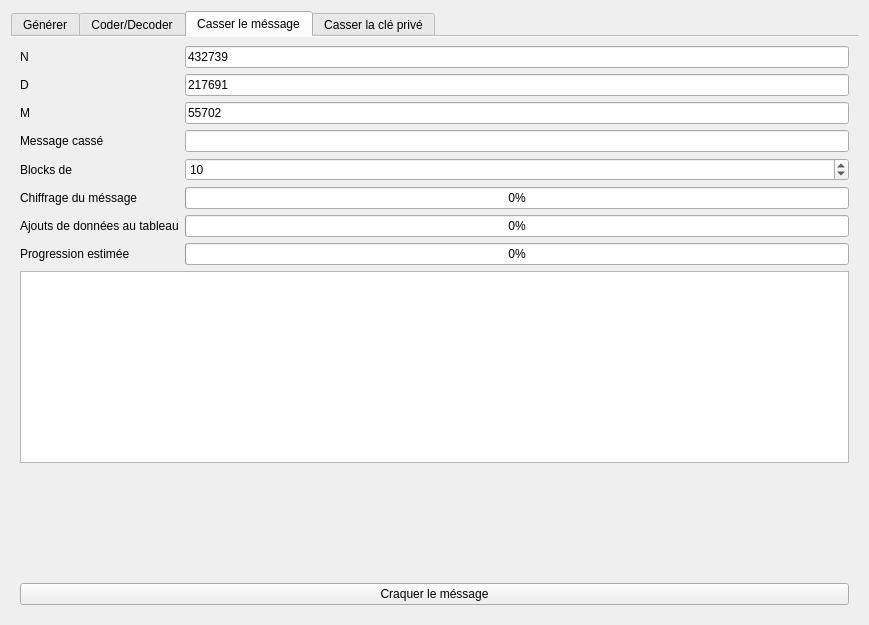
<?xml version="1.0" encoding="UTF-8"?>
<ui version="4.0">
 <class>fenetre</class>
 <widget class="QWidget" name="fenetre">
  <property name="geometry">
   <rect>
    <x>0</x>
    <y>0</y>
    <width>869</width>
    <height>625</height>
   </rect>
  </property>
  <property name="windowTitle">
   <string>Chiffrement RSA</string>
  </property>
  <layout class="QVBoxLayout" name="verticalLayout_3">
   <item>
    <widget class="QTabWidget" name="RSAInterface">
     <property name="styleSheet">
      <string notr="true"/>
     </property>
     <property name="currentIndex">
      <number>2</number>
     </property>
     <property name="documentMode">
      <bool>true</bool>
     </property>
     <widget class="QWidget" name="generer">
      <attribute name="title">
       <string>Générer</string>
      </attribute>
      <layout class="QVBoxLayout" name="verticalLayout_2">
       <item>
        <layout class="QFormLayout" name="formLayout">
         <item row="0" column="0">
          <widget class="QLabel" name="label">
           <property name="text">
            <string>Premier 1</string>
           </property>
          </widget>
         </item>
         <item row="1" column="0">
          <widget class="QLabel" name="label_2">
           <property name="text">
            <string>Premier 2</string>
           </property>
          </widget>
         </item>
         <item row="0" column="1">
          <widget class="QLineEdit" name="Gpremier1">
           <property name="text">
            <string/>
           </property>
          </widget>
         </item>
         <item row="1" column="1">
          <widget class="QLineEdit" name="Gpremier2">
           <property name="text">
            <string/>
           </property>
          </widget>
         </item>
        </layout>
       </item>
       <item>
        <layout class="QHBoxLayout" name="horizontalLayout">
         <item>
          <widget class="QPushButton" name="GgenererCode">
           <property name="text">
            <string>Générer le code</string>
           </property>
          </widget>
         </item>
         <item>
          <widget class="QPushButton" name="GenvoyerCode">
           <property name="text">
            <string>Envoyer le code à l'onglet code</string>
           </property>
          </widget>
         </item>
        </layout>
       </item>
       <item>
        <layout class="QFormLayout" name="formLayout_5">
         <item row="1" column="0">
          <widget class="QLabel" name="label_8">
           <property name="text">
            <string>N</string>
           </property>
          </widget>
         </item>
         <item row="1" column="1">
          <widget class="QLineEdit" name="GN">
           <property name="text">
            <string/>
           </property>
           <property name="readOnly">
            <bool>true</bool>
           </property>
          </widget>
         </item>
         <item row="2" column="0">
          <widget class="QLabel" name="label_9">
           <property name="text">
            <string>D</string>
           </property>
          </widget>
         </item>
         <item row="3" column="0">
          <widget class="QLabel" name="label_10">
           <property name="text">
            <string>E</string>
           </property>
          </widget>
         </item>
         <item row="2" column="1">
          <widget class="QLineEdit" name="GD">
           <property name="readOnly">
            <bool>true</bool>
           </property>
          </widget>
         </item>
         <item row="3" column="1">
          <widget class="QLineEdit" name="GE">
           <property name="readOnly">
            <bool>true</bool>
           </property>
          </widget>
         </item>
         <item row="0" column="0">
          <widget class="QLabel" name="label_11">
           <property name="text">
            <string>Résultat</string>
           </property>
          </widget>
         </item>
         <item row="0" column="1">
          <widget class="QLineEdit" name="Gresultat">
           <property name="readOnly">
            <bool>true</bool>
           </property>
          </widget>
         </item>
        </layout>
       </item>
       <item>
        <widget class="QPushButton" name="G_btest">
         <property name="text">
          <string>test</string>
         </property>
        </widget>
       </item>
       <item>
        <widget class="QProgressBar" name="GProgressPremiers">
         <property name="value">
          <number>0</number>
         </property>
        </widget>
       </item>
       <item>
        <widget class="QProgressBar" name="GProgressED">
         <property name="value">
          <number>0</number>
         </property>
        </widget>
       </item>
       <item>
        <widget class="QProgressBar" name="GProgressChiffrement">
         <property name="value">
          <number>0</number>
         </property>
        </widget>
       </item>
       <item>
        <spacer name="verticalSpacer">
         <property name="orientation">
          <enum>Qt::Vertical</enum>
         </property>
         <property name="sizeHint" stdset="0">
          <size>
           <width>20</width>
           <height>40</height>
          </size>
         </property>
        </spacer>
       </item>
       <item>
        <layout class="QHBoxLayout" name="horizontalLayout_2">
         <item>
          <layout class="QFormLayout" name="GInterval">
           <item row="0" column="0">
            <widget class="QLabel" name="GlMin">
             <property name="text">
              <string>Minimum</string>
             </property>
            </widget>
           </item>
           <item row="1" column="0">
            <widget class="QLabel" name="GlMax">
             <property name="text">
              <string>Maximum</string>
             </property>
            </widget>
           </item>
           <item row="0" column="1">
            <widget class="QLineEdit" name="GMin">
             <property name="text">
              <string>2</string>
             </property>
             <property name="maxLength">
              <number>10</number>
             </property>
            </widget>
           </item>
           <item row="1" column="1">
            <widget class="QLineEdit" name="GMax">
             <property name="text">
              <string>2147483648</string>
             </property>
             <property name="maxLength">
              <number>10</number>
             </property>
            </widget>
           </item>
          </layout>
         </item>
         <item>
          <layout class="QVBoxLayout" name="verticalLayout">
           <item>
            <widget class="QPushButton" name="GrandomButton">
             <property name="text">
              <string>10 nombres premier aléatoires</string>
             </property>
            </widget>
           </item>
           <item>
            <widget class="QTextEdit" name="GrandomText">
             <property name="maximumSize">
              <size>
               <width>16777215</width>
               <height>200</height>
              </size>
             </property>
             <property name="readOnly">
              <bool>true</bool>
             </property>
            </widget>
           </item>
          </layout>
         </item>
        </layout>
       </item>
      </layout>
     </widget>
     <widget class="QWidget" name="chiffrer">
      <attribute name="title">
       <string>Coder/Decoder</string>
      </attribute>
      <layout class="QVBoxLayout" name="verticalLayout_4">
       <item>
        <widget class="QLabel" name="label_7">
         <property name="text">
          <string>&lt;!DOCTYPE HTML PUBLIC &quot;-//W3C//DTD HTML 4.0//EN&quot; &quot;http://www.w3.org/TR/REC-html40/strict.dtd&quot;&gt;
&lt;html&gt;&lt;head&gt;&lt;meta name=&quot;qrichtext&quot; content=&quot;1&quot; /&gt;&lt;style type=&quot;text/css&quot;&gt;
p, li { white-space: pre-wrap; }
&lt;/style&gt;&lt;/head&gt;&lt;body style=&quot; font-family:'MS Shell Dlg 2'; font-size:8pt; font-weight:400; font-style:normal;&quot;&gt;
&lt;p style=&quot; margin-top:12px; margin-bottom:12px; margin-left:0px; margin-right:0px; -qt-block-indent:0; text-indent:0px;&quot;&gt;Format Public : &lt;span style=&quot; color:#7d0000;&quot;&gt;M&lt;/span&gt;&lt;span style=&quot; color:#000080; vertical-align:super;&quot;&gt;D  &lt;/span&gt;%  &lt;span style=&quot; color:#008000;&quot;&gt;N&lt;/span&gt; = &lt;span style=&quot; color:#800000;&quot;&gt;M'&lt;/span&gt;&lt;/p&gt;
&lt;p style=&quot; margin-top:12px; margin-bottom:12px; margin-left:0px; margin-right:0px; -qt-block-indent:0; text-indent:0px;&quot;&gt;Format Privé :  &lt;span style=&quot; color:#800000;&quot;&gt;M&lt;/span&gt;&lt;span style=&quot; color:#000080; vertical-align:super;&quot;&gt;E  &lt;/span&gt;%  &lt;span style=&quot; color:#008000;&quot;&gt;N&lt;/span&gt; = &lt;span style=&quot; color:#800000;&quot;&gt;M'&lt;/span&gt;&lt;/p&gt;&lt;/body&gt;&lt;/html&gt;</string>
         </property>
        </widget>
       </item>
       <item>
        <layout class="QFormLayout" name="formLayout_6">
         <item row="0" column="0">
          <widget class="QLabel" name="label_15">
           <property name="text">
            <string>N</string>
           </property>
          </widget>
         </item>
         <item row="0" column="1">
          <widget class="QLineEdit" name="CD_N">
           <property name="text">
            <string/>
           </property>
          </widget>
         </item>
         <item row="1" column="0">
          <widget class="QLabel" name="label_13">
           <property name="text">
            <string>D</string>
           </property>
          </widget>
         </item>
         <item row="1" column="1">
          <widget class="QLineEdit" name="CD_D">
           <property name="text">
            <string/>
           </property>
          </widget>
         </item>
         <item row="2" column="0">
          <widget class="QLabel" name="label_14">
           <property name="text">
            <string>E</string>
           </property>
          </widget>
         </item>
         <item row="2" column="1">
          <widget class="QLineEdit" name="CD_E">
           <property name="text">
            <string/>
           </property>
          </widget>
         </item>
         <item row="3" column="0">
          <widget class="QLabel" name="label_12">
           <property name="text">
            <string>M</string>
           </property>
          </widget>
         </item>
         <item row="3" column="1">
          <widget class="QLineEdit" name="CD_M">
           <property name="text">
            <string/>
           </property>
          </widget>
         </item>
         <item row="4" column="1">
          <widget class="QPushButton" name="CD_bCoderD">
           <property name="text">
            <string>Coder avec D</string>
           </property>
          </widget>
         </item>
         <item row="5" column="1">
          <widget class="QPushButton" name="CD_bCoderE">
           <property name="text">
            <string>Coder avec E</string>
           </property>
          </widget>
         </item>
         <item row="6" column="0">
          <widget class="QLabel" name="label_16">
           <property name="text">
            <string>Résultat</string>
           </property>
          </widget>
         </item>
         <item row="7" column="0">
          <widget class="QLabel" name="label_17">
           <property name="text">
            <string>Message codé</string>
           </property>
          </widget>
         </item>
         <item row="7" column="1">
          <widget class="QLineEdit" name="CD_MChiffre">
           <property name="text">
            <string/>
           </property>
           <property name="readOnly">
            <bool>true</bool>
           </property>
          </widget>
         </item>
         <item row="6" column="1">
          <widget class="QLineEdit" name="CD_Resultat">
           <property name="text">
            <string/>
           </property>
           <property name="readOnly">
            <bool>true</bool>
           </property>
          </widget>
         </item>
        </layout>
       </item>
       <item>
        <widget class="QProgressBar" name="CDProgressChiffrement">
         <property name="value">
          <number>0</number>
         </property>
        </widget>
       </item>
       <item>
        <spacer name="verticalSpacer_2">
         <property name="orientation">
          <enum>Qt::Vertical</enum>
         </property>
         <property name="sizeHint" stdset="0">
          <size>
           <width>20</width>
           <height>40</height>
          </size>
         </property>
        </spacer>
       </item>
       <item>
        <widget class="QPushButton" name="CD_bCoderDP">
         <property name="text">
          <string>Coder avec D et passer le message dans M</string>
         </property>
        </widget>
       </item>
       <item>
        <widget class="QPushButton" name="CD_bCoderEP">
         <property name="text">
          <string>Coder avec E et passer le message dans M</string>
         </property>
        </widget>
       </item>
      </layout>
     </widget>
     <widget class="QWidget" name="casserMsg">
      <attribute name="title">
       <string>Casser le méssage</string>
      </attribute>
      <layout class="QVBoxLayout" name="verticalLayout_5">
       <item>
        <layout class="QFormLayout" name="formLayout_7">
         <item row="0" column="0">
          <widget class="QLabel" name="label_18">
           <property name="text">
            <string>N</string>
           </property>
          </widget>
         </item>
         <item row="0" column="1">
          <widget class="QLineEdit" name="BM_N">
           <property name="text">
            <string>432739</string>
           </property>
          </widget>
         </item>
         <item row="1" column="0">
          <widget class="QLabel" name="label_19">
           <property name="text">
            <string>D</string>
           </property>
          </widget>
         </item>
         <item row="1" column="1">
          <widget class="QLineEdit" name="BM_D">
           <property name="text">
            <string>217691</string>
           </property>
          </widget>
         </item>
         <item row="2" column="0">
          <widget class="QLabel" name="label_21">
           <property name="text">
            <string>M</string>
           </property>
          </widget>
         </item>
         <item row="2" column="1">
          <widget class="QLineEdit" name="BM_M">
           <property name="text">
            <string>55702</string>
           </property>
          </widget>
         </item>
         <item row="3" column="0">
          <widget class="QLabel" name="label_23">
           <property name="text">
            <string>Message cassé</string>
           </property>
          </widget>
         </item>
         <item row="3" column="1">
          <widget class="QLineEdit" name="BM_MCasse">
           <property name="text">
            <string/>
           </property>
           <property name="readOnly">
            <bool>true</bool>
           </property>
          </widget>
         </item>
         <item row="4" column="0">
          <widget class="QLabel" name="label_3">
           <property name="whatsThis">
            <string>un grand nombre ralentira le débus mais accélerera la fin</string>
           </property>
           <property name="text">
            <string>Blocks de </string>
           </property>
          </widget>
         </item>
         <item row="4" column="1">
          <widget class="QSpinBox" name="BM_TabTaille">
           <property name="whatsThis">
            <string>recommandé de mettre 0.1% de N</string>
           </property>
           <property name="minimum">
            <number>1</number>
           </property>
           <property name="maximum">
            <number>2147483647</number>
           </property>
           <property name="value">
            <number>10</number>
           </property>
          </widget>
         </item>
         <item row="5" column="0">
          <widget class="QLabel" name="label_4">
           <property name="text">
            <string>Chiffrage du méssage</string>
           </property>
          </widget>
         </item>
         <item row="5" column="1">
          <widget class="QProgressBar" name="BMProgressChiffrement">
           <property name="value">
            <number>0</number>
           </property>
          </widget>
         </item>
         <item row="6" column="0">
          <widget class="QLabel" name="label_5">
           <property name="text">
            <string>Ajouts de données au tableau</string>
           </property>
          </widget>
         </item>
         <item row="6" column="1">
          <widget class="QProgressBar" name="BMProgressTab">
           <property name="value">
            <number>0</number>
           </property>
          </widget>
         </item>
         <item row="7" column="0">
          <widget class="QLabel" name="label_6">
           <property name="text">
            <string>Progression estimée</string>
           </property>
          </widget>
         </item>
         <item row="7" column="1">
          <widget class="QProgressBar" name="BMProgressEstime">
           <property name="value">
            <number>0</number>
           </property>
          </widget>
         </item>
        </layout>
       </item>
       <item>
        <widget class="QTextEdit" name="BM_log"/>
       </item>
       <item>
        <spacer name="verticalSpacer_3">
         <property name="orientation">
          <enum>Qt::Vertical</enum>
         </property>
         <property name="sizeHint" stdset="0">
          <size>
           <width>20</width>
           <height>40</height>
          </size>
         </property>
        </spacer>
       </item>
       <item>
        <widget class="QPushButton" name="BM_bCraquer">
         <property name="whatsThis">
          <string>Cracker un message venu d'une clé publique (D)</string>
         </property>
         <property name="text">
          <string>Craquer le méssage</string>
         </property>
        </widget>
       </item>
      </layout>
     </widget>
     <widget class="QWidget" name="casserCle">
      <attribute name="title">
       <string>Casser la clé privé</string>
      </attribute>
     </widget>
    </widget>
   </item>
  </layout>
 </widget>
 <resources/>
 <connections/>
</ui>
